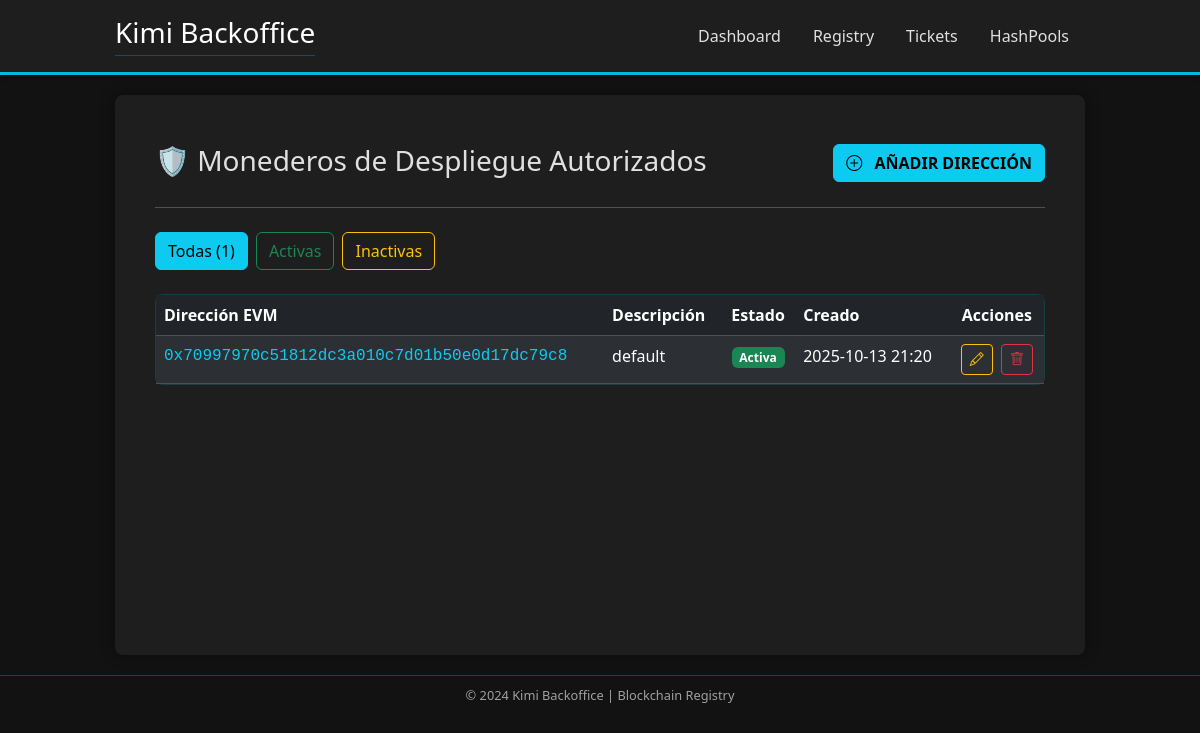
/address_manager/addresses/, run on the app's committed database.
### system_address_manager/models.py (models this page shows, shortened)
class AuthorizedAddress(models.Model):
    address = models.CharField(max_length=42, unique=True)
    description = models.TextField(blank=True, null=True)
    created_at = models.DateTimeField(auto_now_add=True)
    updated_at = models.DateTimeField(auto_now=True)
    is_active = models.BooleanField(default=True)

### system_address_manager/views.py (the view)
# urls.py: path('addresses/', views.AuthorizedAddressListView.as_view(), name='address_list'),
class AuthorizedAddressListView(ListView):
    model = AuthorizedAddress
    template_name = 'authorizedAddress/address_list.html'
    context_object_name = 'addresses'
    paginate_by = 10
    queryset = AuthorizedAddress.objects.all().order_by('-created_at')
    def get_queryset(self):
        queryset = super().get_queryset().order_by('-created_at')
        status_filter = self.request.GET.get('status')
        if status_filter == 'active':
            queryset = queryset.filter(is_active=True)
        elif status_filter == 'inactive':
            queryset = queryset.filter(is_active=False)
        return queryset
    def get_context_data(self, **kwargs):
        context = super().get_context_data(**kwargs)
        context['current_status'] = self.request.GET.get('status', 'all')
        return context

### templates/authorizedAddress/address_list.html (shortened to what this page needs)
{% extends "base.html" %}
{% load static %}
{% block content %}
<div class="centered-container mx-auto dashboard-content py-4">
    <div class="d-flex justify-content-between align-items-center mb-4 border-0">
        <h2 class="h3 text-accent mb-0" style="border-bottom: none !important;">
            🛡️ Monederos de Despliegue Autorizados
        </h2>
        <a href="{% url 'system_address_manager:address_create' %}"
           class="btn btn-info fw-bold text-uppercase">
            <i class="bi bi-plus-circle me-2"></i> Añadir Dirección
        </a>
    </div>
    <hr class="text-accent mt-0 mb-4">
    <div class="d-flex mb-4">
        <a href="{% url 'system_address_manager:address_list' %}"
           class="btn {% if current_status == 'all' %}btn-info{% else %}btn-outline-info{% endif %} me-2">
           Todas ({{ addresses.count }})
        </a>
        <a href="{% url 'system_address_manager:address_list' %}?status=active"
           class="btn {% if current_status == 'active' %}btn-success{% else %}btn-outline-success{% endif %} me-2">
           Activas
        </a>
        <a href="{% url 'system_address_manager:address_list' %}?status=inactive"
           class="btn {% if current_status == 'inactive' %}btn-warning{% else %}btn-outline-warning{% endif %}">
           Inactivas
        </a>
    </div>
    <div class="card status-card-table p-0">
        <div class="table-responsive">
            <table class="table table-dark table-striped table-hover mb-0">
                <thead>
                    <tr>
                        <th scope="col">Dirección EVM</th>
                        <th scope="col">Descripción</th>
                        <th scope="col" class="text-center">Estado</th>
                        <th scope="col">Creado</th>
                        <th scope="col" class="text-center">Acciones</th>
                    </tr>
                </thead>
                <tbody>
                    {% for address in addresses %}
                    <tr>
                        <td class="font-monospace text-wrap">
                            <a href="{% url 'system_address_manager:address_detail' pk=address.pk %}" class="text-info text-decoration-none">
                                {{ address.address }}
                            </a>
                        </td>
                        <td>
                            {{ address.description|default:"— Sin descripción —"|truncatechars:50 }}
                        </td>
                        <td class="text-center">
                            {% if address.is_active %}
                                <span class="badge bg-success">Activa</span>
                            {% else %}
                                <span class="badge bg-danger">Inactiva</span>
                            {% endif %}
                        </td>
                        <td>{{ address.created_at|date:"Y-m-d H:i" }}</td>
                        <td class="text-center">
                            <a href="{% url 'system_address_manager:address_update' pk=address.pk %}"
                               class="btn btn-sm btn-outline-warning me-1" title="Editar">
                                <i class="bi bi-pencil"></i>
                            </a>
                            <a href="{% url 'system_address_manager:address_delete' pk=address.pk %}"
                               class="btn btn-sm btn-outline-danger" title="Eliminar">
                                <i class="bi bi-trash"></i>
                            </a>
                        </td>
                    </tr>
                    {% endfor %}
                </tbody>
            </table>
        </div>
    </div>
</div>
{% endblock %}

### templates/base.html (style rules this page uses)
:root { --base-bg: #121212; --card-bg: #1e1e1e; --accent: #00bcd4; --success: #4caf50; --text-light: #e0e0e0; --text-dim: #a0a0a0; }
body { background-color: var(--base-bg); color: var(--text-light); font-family: 'Segoe UI', Tahoma, Geneva, Verdana, sans-serif; margin: 0; padding: 0; }
.centered-container { max-width: 1000px; padding: 0 15px; }
h1, h2, h3 { color: var(--accent); border-bottom: 1px solid rgba(0, 188, 212, 0.3); padding-bottom: 5px; margin-bottom: 20px; }
.status-card-table { background-color: var(--card-bg); border: 1px solid rgba(0, 188, 212, 0.2); border-radius: 8px; }

### data on the page
AuthorizedAddress: address "0x70997970c51812dc3a010c7d01b50e0d17dc79c8", description "default", is_active "Activa", created_at "2025-10-13 21:20"

### other printed values
{{ addresses.count }} "1"
{{ year|default:'2024' }} "2024"
